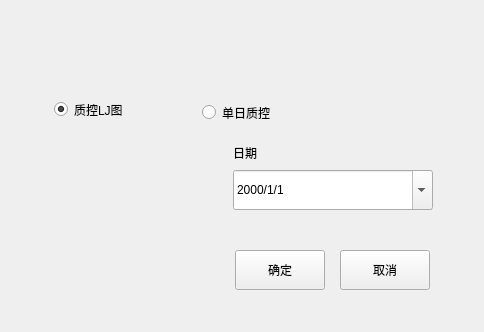
<?xml version="1.0" encoding="UTF-8"?>
<ui version="4.0">
 <class>QcPrintSetDlg</class>
 <widget class="BaseDlg" name="QcPrintSetDlg">
  <property name="geometry">
   <rect>
    <x>0</x>
    <y>0</y>
    <width>484</width>
    <height>332</height>
   </rect>
  </property>
  <property name="windowTitle">
   <string>QcPrintSetDlg</string>
  </property>
  <widget class="QRadioButton" name="QcLJ">
   <property name="geometry">
    <rect>
     <x>54</x>
     <y>94</y>
     <width>141</width>
     <height>31</height>
    </rect>
   </property>
   <property name="text">
    <string>质控LJ图</string>
   </property>
   <property name="checked">
    <bool>true</bool>
   </property>
  </widget>
  <widget class="QRadioButton" name="QcSingleDay">
   <property name="geometry">
    <rect>
     <x>202</x>
     <y>100</y>
     <width>211</width>
     <height>25</height>
    </rect>
   </property>
   <property name="text">
    <string>单日质控</string>
   </property>
  </widget>
  <widget class="QPushButton" name="CancelBtn">
   <property name="geometry">
    <rect>
     <x>340</x>
     <y>250</y>
     <width>90</width>
     <height>40</height>
    </rect>
   </property>
   <property name="minimumSize">
    <size>
     <width>90</width>
     <height>40</height>
    </size>
   </property>
   <property name="text">
    <string>取消</string>
   </property>
  </widget>
  <widget class="QPushButton" name="OkBtn">
   <property name="geometry">
    <rect>
     <x>235</x>
     <y>250</y>
     <width>90</width>
     <height>40</height>
    </rect>
   </property>
   <property name="minimumSize">
    <size>
     <width>90</width>
     <height>40</height>
    </size>
   </property>
   <property name="text">
    <string>确定</string>
   </property>
  </widget>
  <widget class="QLabel" name="label">
   <property name="geometry">
    <rect>
     <x>233</x>
     <y>140</y>
     <width>191</width>
     <height>25</height>
    </rect>
   </property>
   <property name="text">
    <string>日期</string>
   </property>
  </widget>
  <widget class="QBaseDateEdit" name="QcDate">
   <property name="geometry">
    <rect>
     <x>233</x>
     <y>170</y>
     <width>200</width>
     <height>40</height>
    </rect>
   </property>
   <property name="minimumSize">
    <size>
     <width>0</width>
     <height>40</height>
    </size>
   </property>
   <property name="maximumSize">
    <size>
     <width>200</width>
     <height>16777215</height>
    </size>
   </property>
   <property name="displayFormat">
    <string>yyyy/M/d</string>
   </property>
   <property name="calendarPopup">
    <bool>true</bool>
   </property>
  </widget>
 </widget>
 <layoutdefault spacing="6" margin="11"/>
 <customwidgets>
  <customwidget>
   <class>BaseDlg</class>
   <extends>QWidget</extends>
   <header>shared/basedlg.h</header>
   <container>1</container>
  </customwidget>
  <customwidget>
   <class>QBaseDateEdit</class>
   <extends>QDateEdit</extends>
   <header>shared/QComDelegate.h</header>
  </customwidget>
 </customwidgets>
 <resources/>
 <connections/>
</ui>
